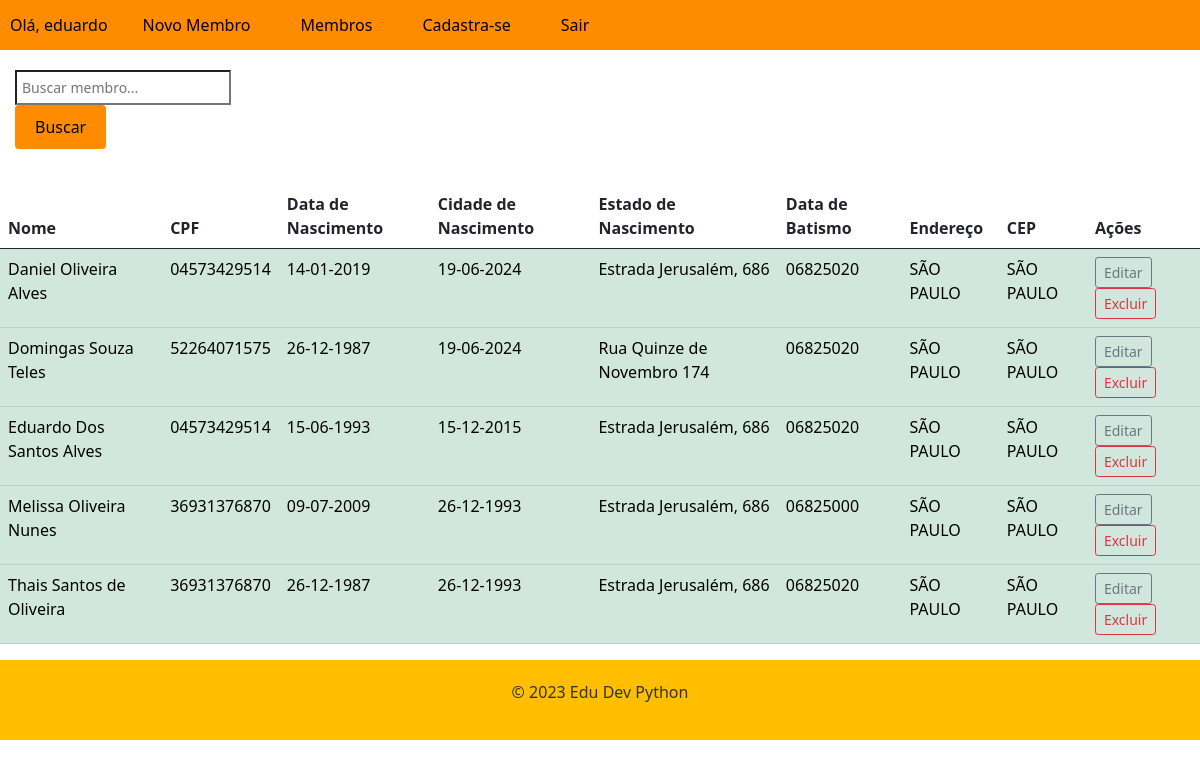
/members/ (signed in), run on an earlier commit of the app's database.
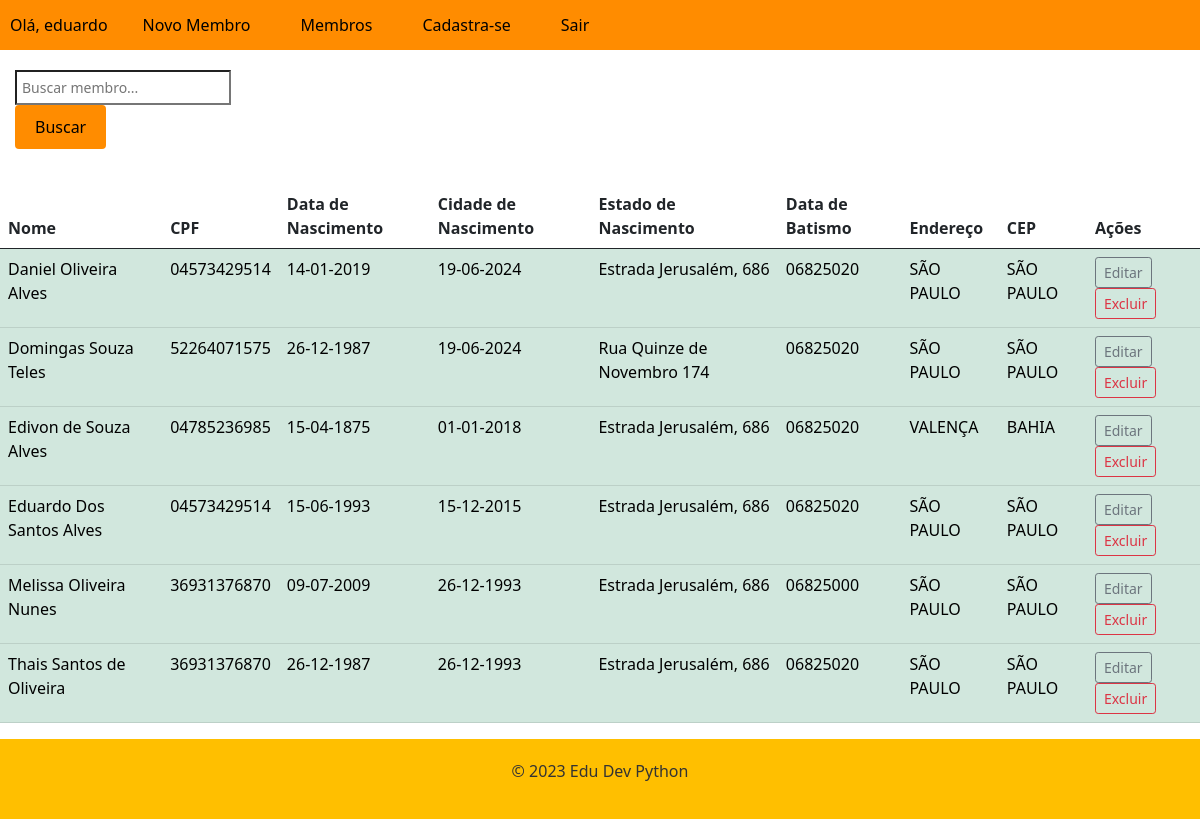
And on a later commit of the database.
### cadmember/models.py (models this page shows, shortened)
class Member(models.Model):
    id = models.AutoField(primary_key=True)
    name = models.CharField(max_length=200, blank=False, null=False, verbose_name='nome')
    cpf = models.CharField(max_length=11, blank=False, null=True, verbose_name="cpf")
    date_birth = models.DateField(null=False, blank=False, verbose_name='data_nascimento',default=" ")
    city_birth = models.ForeignKey(City, on_delete=models.PROTECT, related_name= 'cidade_nascimento', null=True)
    state_birth = models.ForeignKey(State, on_delete=models.PROTECT, related_name= "estado_nascimento", null= True)
    date_baptism = models.DateField(null=False, blank=False, verbose_name='data_batismo')
    address = models.CharField(max_length=200, blank=False, null=False, verbose_name='endereço')
    cep = models.CharField(max_length=8, blank=False, null=False, verbose_name='cep')

class City(models.Model):
    id = models.AutoField(primary_key=True)
    city = models.CharField(max_length=100, name='city')
    def __str__(self):
        return self.city

class State(models.Model):
    id = models.AutoField(primary_key=True)
    state = models.CharField(max_length=100, name='state')
    def __str__(self):
        return self.state

### cadmember/views.py (the view)
# urls.py: path('members/',members_view, name='members_list'),
@login_required(login_url='/login')
def members_view(request):
    members = Member.objects.all().order_by('name')
    search = request.GET.get('search')
    if search:
        members = members.filter(name__icontains=search)
    return render(request, 'members.html', {'members': members})

### cadmember/templates/members.html (shortened to what this page needs)
{% extends "base.html" %}
{% block content %}
  <head>
    <link href="https://cdn.jsdelivr.net/npm/bootstrap@5.0.2/dist/css/bootstrap.min.css" rel="stylesheet">
  </head>
    <form method="GET" action="{% url  'members_list' %}">
        <input type="text" name="search" placeholder="Buscar membro...">
        <button type="submit">Buscar</button>
    </form>
    <div class="conteiner">
        <table class="table">
            <thead>
                <tr>
                    <th scope="col">Nome</th>
                    <th scope="col">CPF</th>
                    <th scope="col">Data de Nascimento</th>
                    <th scope="col">Cidade de Nascimento</th>
                    <th scope="col">Estado de Nascimento</th>
                    <th scope="col">Data de Batismo</th>
                    <th scope="col">Endereço</th>
                    <th scope="col">CEP</th>
                    <th scope="col">Ações</th>
                </tr>
            </thead>
            <Tbody>
                {% for member in members %}
                <tr class="table-success">
                    <td>{{ member.name }}</td>
                    <td>{{ member.cpf }}</td>
                    <td>{{ member.date_birth | date:"d-m-Y"}}</td>
                    <td>{{ member.date_baptism | date:"d-m-Y"}}</td>
                    <td>{{ member.address }}</td>
                    <td>{{ member.cep | default:"-"}}</td>
                    <td>{{ member.city_birth }}</td>
                    <td>{{ member.state_birth }}</td>
                    <td>
                    <a href="" class="btn btn-outline-secondary btn-sm">Editar</a>
                    <a href="" class="btn btn-outline-danger btn-sm">Excluir</a>
                    </td>
                </tr>
                {% endfor %}
            </Tbody>
        </table>
    </div>
{% endblock  %}

### app/templates/base.html (shortened to what this page needs)
{% load static %}
<!DOCTYPE html>
<html lang="en">
<head>
  <link rel="stylesheet" href="{% static 'css/base.css' %}">
</head>
<body>
  <header>
    <nav>
     <ul>
        {% if user.is_authenticated%}
        <li>Olá, {{user.username }}</li>
        <li><a href="{% url 'new_member' %}">Novo Membro</a></li>
        <li><a href="{% url 'members_list' %}">Membros</a></li>
        <li><a href="{% url 'register' %}">Cadastra-se</a></li>
        {% endif%}
        {% if user.is_authenticated %}
        <li><a href="{% url 'logout' %}">Sair</a></li>
        {% endif %}
      </ul>
    </nav>
  </header>
  <main>
    {% block content %}
    {% endblock %}
  </main>
  <footer>
    <p>&copy; 2023 Edu Dev Python</p>
  </footer>
</body>
</html>

### static/css/base.css (style rules this page uses)
body { background-color: #f7f7f7; color: #333; margin: 0; padding: 0; }
header { background-color: #0096c7; color: #000000; text-align: center; }
footer { background-color: #ffbf00; color: #333; padding: 20px; text-align: center; }
nav { background-color: #ff8c00; color: #000000; height: 50px; display: flex; justify-content: space-between; align-items: center; }
nav ul { list-style: none; margin: 0; padding: 0; display: flex; }
nav ul li { margin: 0 10px; }
nav ul li a { color: #000000; text-decoration: none; font-size: 16px; padding: 15px; transition: all 0.3s ease; }
form { padding: 15px; font-size: 14px; margin-bottom: 20px; margin-top: 5px; border-radius: 4px; transition: all linear 160ms; outline: none; }
input { display: flex; padding: 5px; margin: 5px; flex-direction: column; background-color: #fff; gap: 5px; }
button[type="submit"] { background-color: #ff8c00; color: #000000; border: none; padding: 10px 20px; font-size: 16px; border-radius: 4px; cursor: pointer; transition: background-color 0.3s ease-in-out; }

What changed in the data, as far as the page shows it:
added Member: name "Edivon de Souza Alves", cpf "04785236985", date_birth "15-04-1875", date_baptism "01-01-2018", address "Estrada Jerusalém, 686", cep "06825020", city_birth "VALENÇA", state_birth "BAHIA"
